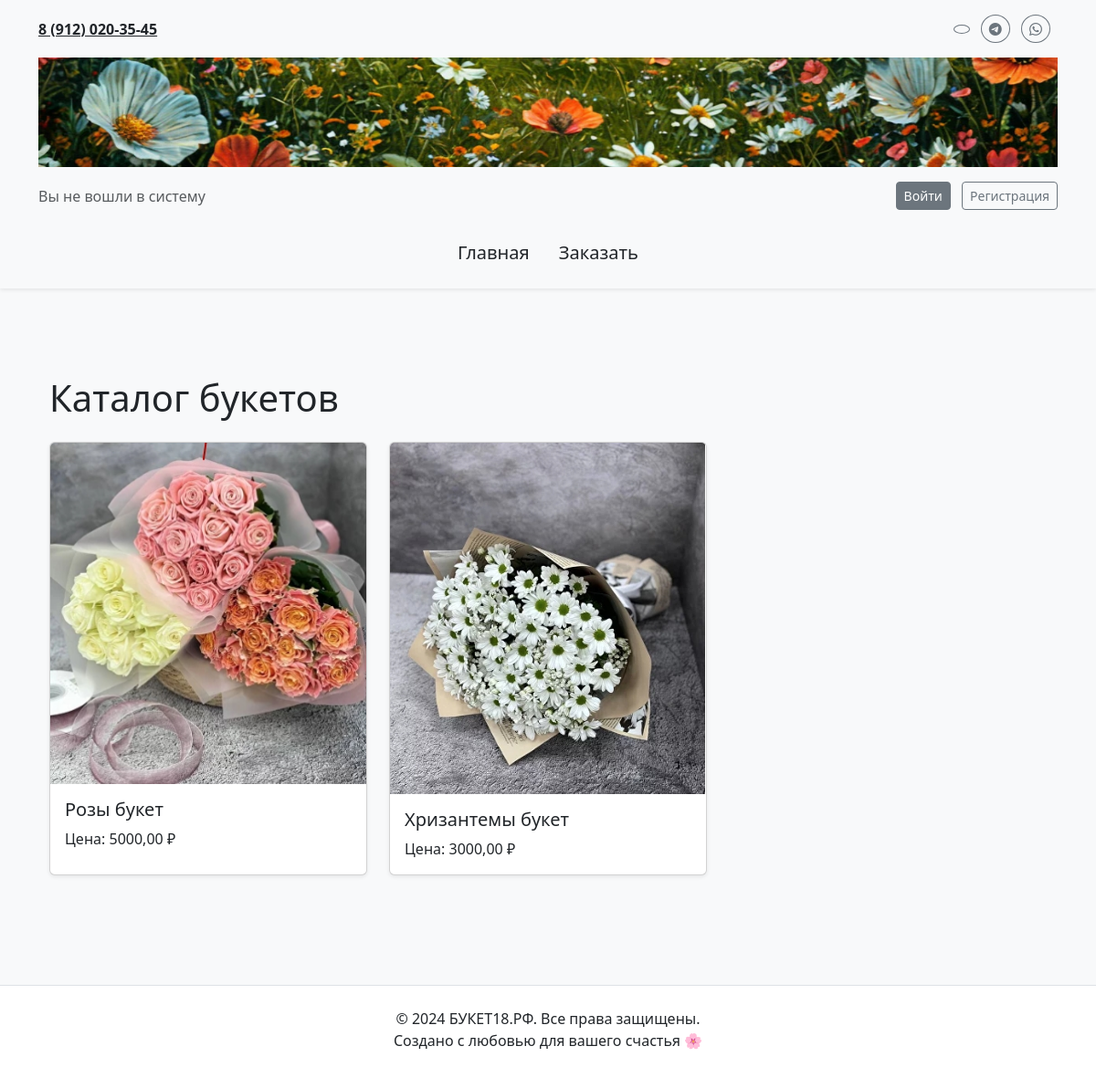
The app's page /, older data.
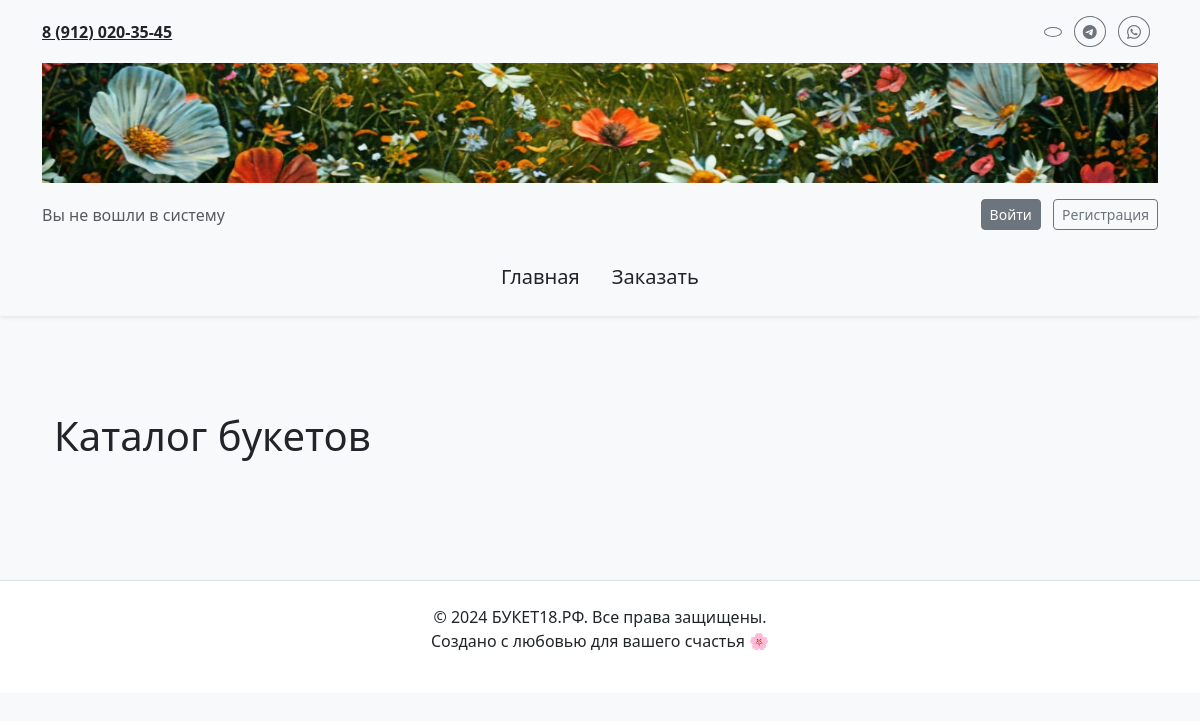
The same page, newer data.
### main/models.py (models this page shows, shortened)
class Product(models.Model):
    name = models.CharField(max_length=255)
    price = models.DecimalField(max_digits=10, decimal_places=2)
    image = models.ImageField(upload_to='products/', null=True, blank=True)
    class Meta:
        verbose_name = "Продукт"
        verbose_name_plural = "Продукты"

### main/views.py (the view)
# urls.py: path('', views.index, name='index'),
def index(request):
    context = {
        'current_year': datetime.now().year,
        'products': Product.objects.all(),
    }
    return render(request, 'main/index.html', context)

### main/templates/main/index.html (shortened to what this page needs)
{% extends 'main/layoute.html' %}
{% block content %}
<div class="container py-5">
    <h1 class="mb-4">Каталог букетов</h1>
    <div class="row">
        {% for product in products %}
        <div class="col-md-4 mb-4">
            <div class="card h-100 shadow-sm" style="transition: transform 0.2s, box-shadow 0.2s;">
                {% if product.image %}
                <img src="{{ product.image.url }}" class="card-img-top" alt="{{ product.name }}">
                {% else %}
                <div class="card-img-top bg-light d-flex align-items-center justify-content-center" style="height: 200px;">
                    <p class="text-muted">Изображение отсутствует</p>
                </div>
                {% endif %}
                <div class="card-body">
                    <h5 class="card-title">{{ product.name }}</h5>
                    <p class="card-text">Цена: {{ product.price }} ₽</p>
                </div>
            </div>
        </div>
        {% endfor %}
    </div>
</div>
{% endblock %}

Row changes from the older to the newer data that the page shows:
removed Product: image (picture), name "Розы букет", price "5000,00"
removed Product: image (picture), name "Хризантемы букет", price "3000,00"
